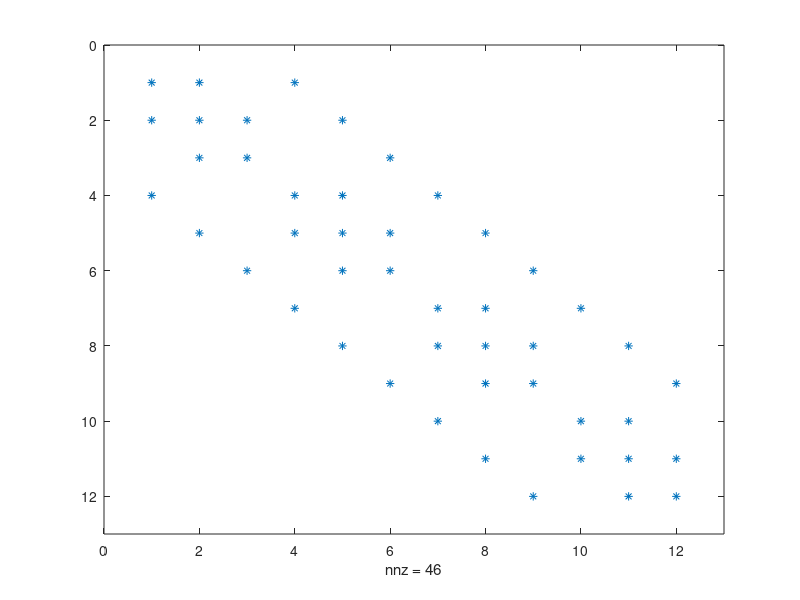

Here is the MATLAB script that generated this plot:
% Poisson equation -\nabla² u = f with dirichlet conditions u = 0
clear all;
mx = 4;
my = 3;
hx = 1/(mx-1);
hy = 1/(my-1);

x_points = linspace(0,1,(mx));
y_points = linspace(0,1,(my));

for i=1:mx
  for j=1:my
    u(i,j) =  (x_points(i)^2-x_points(i)^4)*(y_points(j)^4-y_points(j)^2);
  end
end

u=reshape(u,1,[])

A = zeros(mx*my);
for i = 1:mx*my 
  A(i,i) = 2*(1/hy^2 + 1/hx^2);
end

for i=1:my-1
  for j=1:mx
    A(i+(j-1)*my,i+(j-1)*my+1) = -1/hx^2;
    A(i+(j-1)*my+1,i+(j-1)*my) = -1/hx^2;
  end
end
for i = 1:my
  for j = 1:mx-1
    A(i+(j-1)*my,i+j*my) = -1/hy^2;
    A(i+j*my,i+(j-1)*my) = -1/hy^2;
  end
end

b = A*u';
A\b

spy(A)